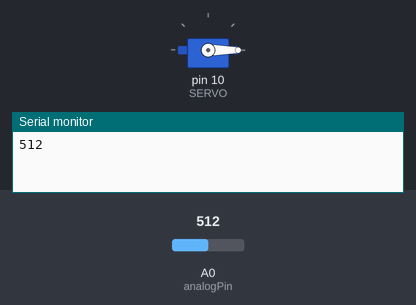
The sketch below on a simulated Arduino Uno, built with avr-gcc and run on an emulated ATmega328P. Parts: servo, the last lines printed to the serial monitor. The inputs (shaded band) are chosen by the test bench; at power-on: A0 (analogPin) = 512.

Above: at 0.05 s.
At 1.5 s:
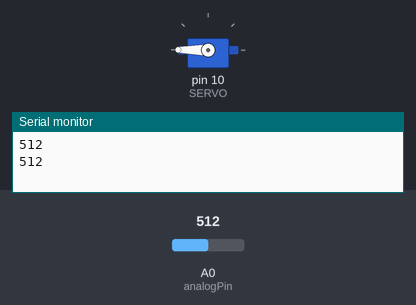
Timing chart, 0 to 5.2 s (numbered marks = the images above):
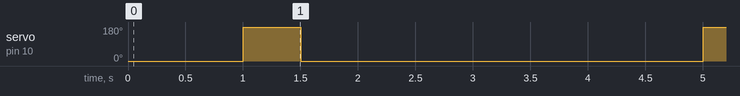

Measured:
- by itself, servo on pin 10 (SERVO): alternates 180° for 0.50 s and 0° for 3.5 s

The sketch:

daily_2021_11_03.ino
```cpp
#include <Servo.h>

const int analogPin = A0; // 가변저항
const int SERVO = 10; // 서보모터
Servo servo;

int step = 0; // 단계

void setup() {
  Serial.begin(115200); // 가변저항 값 확인을 위해 시리얼모니터 연결
}

void loop() {
  int analogValue = analogRead(analogPin);
  Serial.println(analogValue);

  if (step == 0) {
    servo.attach(SERVO);
    servo.write(0);
    delay(1000); // 0도로 돌아가기 위한 충분한 시간을 줌
    step++;
  }
  else if (step == 1) {
    // 와이퍼가 0도에서 180도까지 왕복 1초
    servo.write(180);
    delay(500);
    servo.write(0);
    delay(500);

    if (analogValue > 10) {
      if (analogValue > 10 && analogValue < 205) {
        delay(5000);
      }
      else if (analogValue >= 205 && analogValue < 410) {
        delay(4000);
      }
      else if (analogValue >= 410 && analogValue < 615) {
        delay(3000);
      }
      else if (analogValue >= 615 && analogValue < 820) {
        delay(2000);
      }
      else if (analogValue >= 820 && analogValue < 1024) {
        delay(1000);
      }
    }
    else {
      step++;
    }
  }
  else if (step == 2) {
    servo.detach();
    step++;
  }
  else if (step == 3) {
    if (analogValue > 10) {
      step = 0;
    }
  }
}
```
